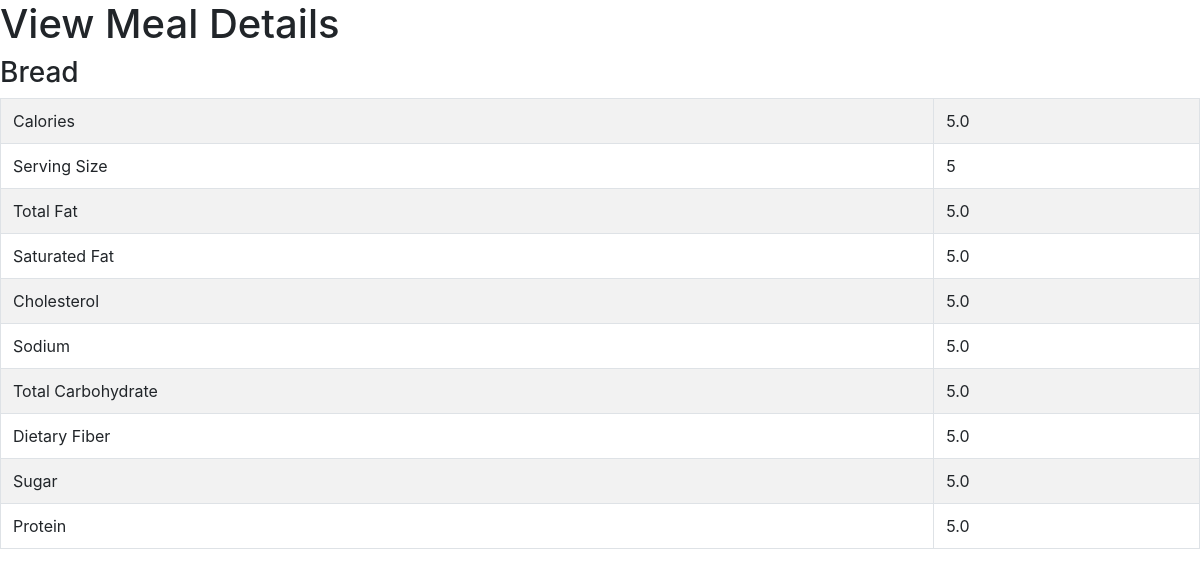
The page /view_meal/1 on the database its author committed.
### food/models.py (models this page shows, shortened)
class Meal(models.Model):
    BREAKFAST = 1
    MORNING_SNACK = 2
    LUNCH = 3
    AFTERNOON_SNACK = 4
    DINNER = 5
    EVENING_SNACK = 6
    MEAL_TIME_TYPES = (
        (BREAKFAST, "Breakfast"),
        (MORNING_SNACK, "Morning Snack"),
        (LUNCH, "Lunch"),
        (AFTERNOON_SNACK, "Afternoon Snack"),
        (DINNER, "Dinner"),
        (EVENING_SNACK, "Evening Snack")
	)
    food = models.ForeignKey(Food, verbose_name="Food" , on_delete = models.CASCADE)
    serving_size = models.IntegerField(verbose_name="Serving Size")
    meal_time = models.IntegerField(verbose_name="Meal Time", choices=MEAL_TIME_TYPES)
    def get_total_calories(self):
        return self.serving_size * self.food.calories
    def get_total_fats(self):
        return self.serving_size * self.food.total_fat
    def get_total_saturated_fats(self):
        return self.serving_size * self.food.saturated_fat
    def get_total_cholesterol(self):
        return self.serving_size * self.food.cholesterol
    def get_total_sodium(self):
        return self.serving_size * self.food.sodium
    def get_total_total_carbohydrate(self):
        return self.serving_size * self.food.total_carbohydrate
    def get_total_dietary_fibre(self):
        return self.serving_size * self.food.dietary_fibre
    def get_total_sugar(self):
        return self.serving_size * self.food.sugar
    def get_total_protein(self):
        return self.serving_size * self.food.protein

class Food(models.Model):
    name = models.CharField(verbose_name="Food Name", max_length=200)
    calories = models.FloatField(verbose_name="Calories (kcal)")
    total_fat = models.FloatField(verbose_name="Total Fat (g)")
    saturated_fat = models.FloatField(verbose_name="Saturated Fat (g)")
    cholesterol = models.FloatField(verbose_name="Cholesterol (mg)")
    sodium = models.FloatField(verbose_name="Sodium (mg)")
    total_carbohydrate = models.FloatField(verbose_name="Total Carbohydrate (g)")
    dietary_fibre = models.FloatField(verbose_name="Dietary Fibre (g)")
    sugar = models.FloatField(verbose_name="Sugar (g)")
    protein = models.FloatField(verbose_name="Protein (g)")
    def __str__(self):
        return self.name

### food/views.py (the view)
# urls.py: url(r'^view_meal/(?P<meal_id>\d+)$', view_meal, name='view-meal'),
def view_meal(request, meal_id):
    template = "view_meal.html"
    meal = Meal.objects.get(id=int(meal_id))
    context = {
        "meal": meal
    }
    return render(request, template, context)

### templates/view_meal.html (shortened to what this page needs)
<html>
	<head>
		<link rel="stylesheet" href="https://stackpath.bootstrapcdn.com/bootstrap/4.1.1/css/bootstrap.min.css">
	</head>
	<body>
		<h1>View Meal Details</h1>
        <h3>{{ meal.food }}</h3>
        <table class="table table-striped table-bordered">
            <tr>
                <td>Calories</td>
                <td>{{ meal.get_total_calories }}</td>
            </tr>
            <tr>
                <td>Serving Size</td>
                <td>{{ meal.serving_size }}</td>
            </tr>
            <tr>
                <td>Total Fat</td>
                <td>{{ meal.get_total_fats }}</td>
            </tr>
            <tr>
                <td>Saturated Fat</td>
                <td>{{ meal.get_total_saturated_fats }}</td>
            </tr>
            <tr>
                <td>Cholesterol</td>
                <td>{{ meal.get_total_cholesterol }}</td>
            </tr>
            <tr>
                <td>Sodium</td>
                <td>{{ meal.get_total_sodium }}</td>
            </tr>
            <tr>
                <td>Total Carbohydrate</td>
                <td>{{ meal.get_total_total_carbohydrate }}</td>
            </tr>
            <tr>
                <td>Dietary Fiber</td>
                <td>{{ meal.get_total_dietary_fibre }}</td>
            </tr>
            <tr>
                <td>Sugar</td>
                <td>{{ meal.get_total_sugar }}</td>
            </tr>
            <tr>
                <td>Protein</td>
                <td>{{ meal.get_total_protein }}</td>
            </tr>
        </table>
	</body>
</html>

### rows shown on the page
Meal: food "Bread", get_total_calories "5.0", serving_size "5", get_total_fats "5.0", get_total_saturated_fats "5.0", get_total_cholesterol "5.0", get_total_sodium "5.0", get_total_total_carbohydrate "5.0", get_total_dietary_fibre "5.0", get_total_sugar "5.0", get_total_protein "5.0"
